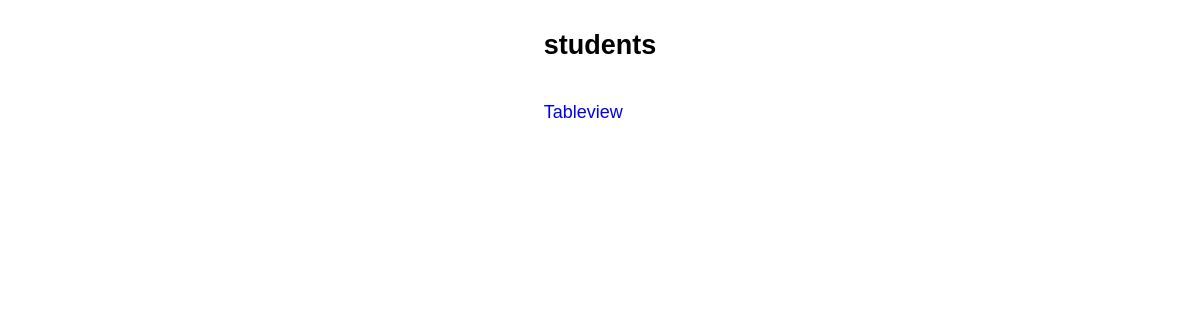
Before: /students/list/ with the older database file.
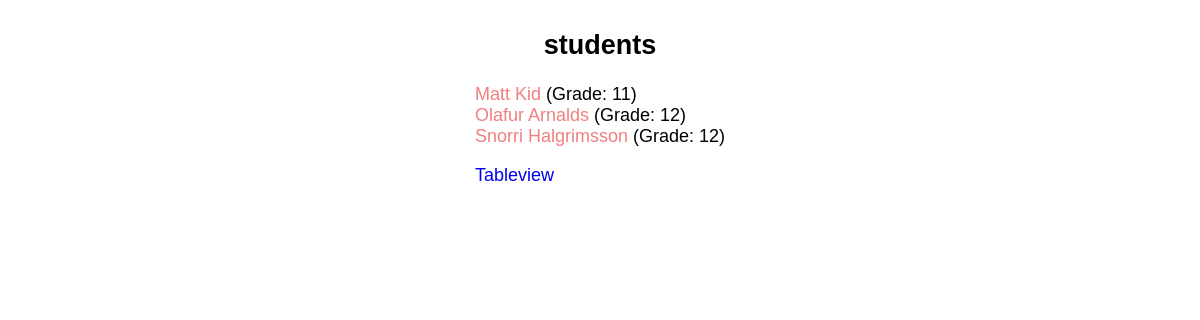
After: the same page with the newer database file.
### students/models.py (models this page shows, shortened)
class Student(models.Model):
    name = models.CharField(max_length=100)
    grade = models.CharField(max_length=2, choices=grade_values)
    dob = models.DateField('Date of Birth')

### students/views.py (the view)
# urls.py: path('list/', views.student_list.as_view(), name='student_list'),
class student_list(ListView):
    model = Student
    context_object_name = 'student_list'

### templates/students/student_list.html (shortened to what this page needs)
{% load static %}
<!DOCTYPE html>
<html lang="en">
<head>
    <link rel="stylesheet" href="{% static 'css/style.css' %}">
</head>
<body>
    <div class="container">
    <h2 class="h2-l">Students</h2>
        {% for student in student_list %}
        <li class="nobullet"><a class="student-link" href="{% url 'students:marksheet' student.id %}">{{ student.name }}</a> (Grade: {{ student.grade }})</li>
        {% endfor %}
        <p><a href="{% url 'students:student_page' %}">Tableview</a></p>
    </div>
</body>
</html>

Changed rows visible on the page:
added Student: name "Matt Kid", grade "11"
added Student: name "Olafur Arnalds", grade "12"
added Student: name "Snorri Halgrimsson", grade "12"
